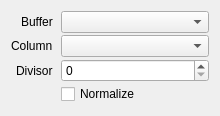
<?xml version="1.0" encoding="UTF-8"?>
<ui version="4.0">
 <class>AttributeProperties</class>
 <widget class="QWidget" name="AttributeProperties">
  <property name="geometry">
   <rect>
    <x>0</x>
    <y>0</y>
    <width>220</width>
    <height>116</height>
   </rect>
  </property>
  <layout class="QVBoxLayout" name="verticalLayout">
   <item>
    <layout class="QFormLayout" name="formLayout">
     <property name="labelAlignment">
      <set>Qt::AlignRight|Qt::AlignTrailing|Qt::AlignVCenter</set>
     </property>
     <property name="horizontalSpacing">
      <number>8</number>
     </property>
     <property name="verticalSpacing">
      <number>2</number>
     </property>
     <property name="leftMargin">
      <number>0</number>
     </property>
     <property name="topMargin">
      <number>0</number>
     </property>
     <property name="rightMargin">
      <number>0</number>
     </property>
     <property name="bottomMargin">
      <number>0</number>
     </property>
     <item row="0" column="0">
      <widget class="QLabel" name="labelBuffer">
       <property name="text">
        <string>Buffer</string>
       </property>
      </widget>
     </item>
     <item row="0" column="1">
      <widget class="ReferenceComboBox" name="buffer"/>
     </item>
     <item row="1" column="0">
      <widget class="QLabel" name="labelColumn">
       <property name="text">
        <string>Column</string>
       </property>
      </widget>
     </item>
     <item row="1" column="1">
      <widget class="ReferenceComboBox" name="column">
       <property name="sizePolicy">
        <sizepolicy hsizetype="Preferred" vsizetype="Fixed">
         <horstretch>1</horstretch>
         <verstretch>0</verstretch>
        </sizepolicy>
       </property>
      </widget>
     </item>
     <item row="3" column="1">
      <widget class="QCheckBox" name="normalize">
       <property name="text">
        <string>Normalize</string>
       </property>
      </widget>
     </item>
     <item row="2" column="1">
      <widget class="QSpinBox" name="divisor">
       <property name="maximum">
        <number>65536</number>
       </property>
      </widget>
     </item>
     <item row="2" column="0">
      <widget class="QLabel" name="labelDivisor">
       <property name="text">
        <string>Divisor</string>
       </property>
      </widget>
     </item>
    </layout>
   </item>
  </layout>
 </widget>
 <customwidgets>
  <customwidget>
   <class>ReferenceComboBox</class>
   <extends>QComboBox</extends>
   <header>session/ReferenceComboBox.h</header>
  </customwidget>
 </customwidgets>
 <resources/>
 <connections/>
</ui>
